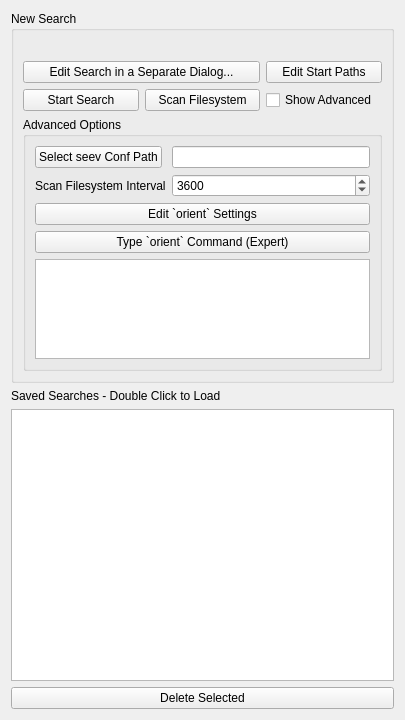
<?xml version="1.0" encoding="UTF-8"?>
<ui version="4.0">
 <class>seev::NavWidget</class>
 <widget class="QWidget" name="seev::NavWidget">
  <property name="geometry">
   <rect>
    <x>0</x>
    <y>0</y>
    <width>405</width>
    <height>720</height>
   </rect>
  </property>
  <property name="windowTitle">
   <string>Start</string>
  </property>
  <layout class="QVBoxLayout" name="verticalLayout">
   <item>
    <widget class="QGroupBox" name="newSearchBox">
     <property name="title">
      <string>New Search</string>
     </property>
     <layout class="QGridLayout" name="newSearchLayout">
      <item row="2" column="2">
       <widget class="QCheckBox" name="showAdvChk">
        <property name="text">
         <string>Show Advanced</string>
        </property>
       </widget>
      </item>
      <item row="0" column="0" colspan="3">
       <widget class="seev::OriePredSelector" name="predWidg" native="true">
        <property name="minimumSize">
         <size>
          <width>0</width>
          <height>15</height>
         </size>
        </property>
       </widget>
      </item>
      <item row="1" column="2">
       <widget class="QPushButton" name="openStartPathDlgBut">
        <property name="text">
         <string>Edit Start Paths</string>
        </property>
       </widget>
      </item>
      <item row="3" column="0" colspan="3">
       <widget class="QGroupBox" name="advOptBox">
        <property name="title">
         <string>Advanced Options</string>
        </property>
        <layout class="QFormLayout" name="_2">
         <item row="1" column="0">
          <widget class="QLabel" name="label">
           <property name="text">
            <string>Scan Filesystem Interval</string>
           </property>
           <property name="buddy">
            <cstring>updIntSpin</cstring>
           </property>
          </widget>
         </item>
         <item row="1" column="1">
          <widget class="QSpinBox" name="updIntSpin">
           <property name="minimum">
            <number>100</number>
           </property>
           <property name="maximum">
            <number>999999</number>
           </property>
           <property name="singleStep">
            <number>300</number>
           </property>
           <property name="value">
            <number>3600</number>
           </property>
          </widget>
         </item>
         <item row="2" column="0" colspan="2">
          <widget class="QPushButton" name="openConfWidgBut">
           <property name="text">
            <string>Edit `orient` Settings</string>
           </property>
          </widget>
         </item>
         <item row="3" column="0" colspan="2">
          <widget class="QPushButton" name="typeOrieCmdBut">
           <property name="text">
            <string>Type `orient` Command (Expert)</string>
           </property>
          </widget>
         </item>
         <item row="4" column="0" colspan="2">
          <widget class="QPlainTextEdit" name="orieCmdEdit">
           <property name="maximumSize">
            <size>
             <width>16777215</width>
             <height>100</height>
            </size>
           </property>
           <property name="font">
            <font>
             <family>Monospace</family>
             <pointsize>11</pointsize>
            </font>
           </property>
          </widget>
         </item>
         <item row="0" column="0">
          <widget class="QPushButton" name="seevConfPathBut">
           <property name="text">
            <string>Select seev Conf Path</string>
           </property>
          </widget>
         </item>
         <item row="0" column="1">
          <widget class="QLineEdit" name="seevConfPathEdit"/>
         </item>
        </layout>
       </widget>
      </item>
      <item row="2" column="0">
       <widget class="QPushButton" name="initSearchBut">
        <property name="text">
         <string>Start Search</string>
        </property>
       </widget>
      </item>
      <item row="1" column="0" colspan="2">
       <widget class="QPushButton" name="searchEditDlgBut">
        <property name="text">
         <string>Edit Search in a Separate Dialog...</string>
        </property>
       </widget>
      </item>
      <item row="2" column="1">
       <widget class="QPushButton" name="updateDbBut">
        <property name="text">
         <string>Scan Filesystem</string>
        </property>
       </widget>
      </item>
     </layout>
    </widget>
   </item>
   <item>
    <widget class="QLabel" name="__z2">
     <property name="text">
      <string>Saved Searches - Double Click to Load</string>
     </property>
     <property name="buddy">
      <cstring>savedSearchLst</cstring>
     </property>
    </widget>
   </item>
   <item>
    <widget class="QListWidget" name="savedSearchLst"/>
   </item>
   <item>
    <widget class="QPushButton" name="delSavedSearchBut">
     <property name="text">
      <string>Delete Selected</string>
     </property>
    </widget>
   </item>
  </layout>
 </widget>
 <customwidgets>
  <customwidget>
   <class>seev::OriePredSelector</class>
   <extends>QWidget</extends>
   <header>widgets/oriepredselector.hpp</header>
   <container>1</container>
  </customwidget>
 </customwidgets>
 <resources/>
 <connections>
  <connection>
   <sender>showAdvChk</sender>
   <signal>toggled(bool)</signal>
   <receiver>advOptBox</receiver>
   <slot>setVisible(bool)</slot>
   <hints>
    <hint type="sourcelabel">
     <x>346</x>
     <y>103</y>
    </hint>
    <hint type="destinationlabel">
     <x>100</x>
     <y>148</y>
    </hint>
   </hints>
  </connection>
 </connections>
</ui>
